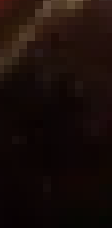
#> input picture beans/brown.png, 112 x 228 px
$ python distance_based_segmentation.py
#> lines starting #> are read from the running program, lines starting #| are printed output that depends on the picture
import sys

import cv2 as cv
import matplotlib.pyplot as plt
import numpy as np
from sklearn.cluster import KMeans

colors = [np.array([139, 69, 19], dtype=np.float32) / 255,  # brown
          np.array([0, 255, 0], dtype=np.float32) / 255,  # green
          np.array([255, 192, 203], dtype=np.float32) / 255,  # pink
          np.array([255, 165, 0], dtype=np.float32) / 255,  # orange
          np.array([128, 0, 128], dtype=np.float32) / 255,  # purple
          np.array([255, 0, 0], dtype=np.float32) / 255,  # red
          np.array([255, 255, 255], dtype=np.float32) / 255,  # white
          np.array([255, 255, 0], dtype=np.float32) / 255]  # yellow


def distance_based_segmentation(color_space, threshold_0: float, threshold_1: float, threshold_2: float):
#> called with color_space = 4, threshold_0 = 2.5, threshold_1 = 2.5, threshold_2 = 2.5
    image_path = "./beans"
    beans = [
        cv.cvtColor(cv.imread(image_path + "/brown.png"), color_space).astype(np.float32) / 255,
        cv.cvtColor(cv.imread(image_path + "/green.png"), color_space).astype(np.float32) / 255,
        cv.cvtColor(cv.imread(image_path + "/pink.png"), color_space).astype(np.float32) / 255,
        cv.cvtColor(cv.imread(image_path + "/orange.png"), color_space).astype(np.float32) / 255,
        cv.cvtColor(cv.imread(image_path + "/purple.png"), color_space).astype(np.float32) / 255,
        cv.cvtColor(cv.imread(image_path + "/red.png"), color_space).astype(np.float32) / 255,
        cv.cvtColor(cv.imread(image_path + "/white.png"), color_space).astype(np.float32) / 255,
        cv.cvtColor(cv.imread(image_path + "/yellow.png"), color_space).astype(np.float32) / 255
    ]
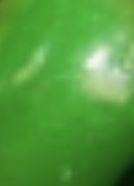
#> input picture beans/green.png, 134 x 186 px
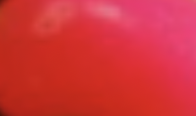
#> input picture beans/pink.png, 196 x 116 px
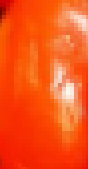
#> input picture beans/orange.png, 88 x 169 px
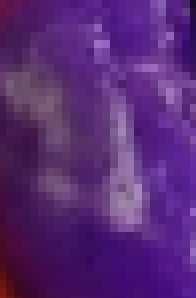
#> input picture beans/purple.png, 196 x 298 px
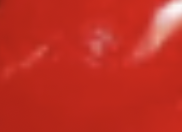
#> input picture beans/red.png, 182 x 132 px

    mean_stds = np.zeros((8, 3, 2), dtype=np.float32)

    for i, _ in enumerate(beans):
        mean_stds[i, 0, 0] = beans[i][:, :, 0].mean()  # mean_beans[index, channel, mean/std]
        mean_stds[i, 0, 1] = beans[i][:, :, 0].std()
        mean_stds[i, 1, 0] = beans[i][:, :, 1].mean()
        mean_stds[i, 1, 1] = beans[i][:, :, 1].std()
        mean_stds[i, 2, 0] = beans[i][:, :, 2].mean()
        mean_stds[i, 2, 1] = beans[i][:, :, 2].std()
    # print(mean_stds)

    img_bgr = cv.imread("./jbeans.png")
    img = cv.cvtColor(img_bgr, color_space).astype(dtype=np.float32) / 255

    row = img.shape[0]
    col = img.shape[1]

    arr = np.zeros(8, np.int64)
    count = 0

    for r in range(row):
        for c in range(col):
            flag = False
            for i, _ in enumerate(mean_stds):
                if abs(img[r, c, 0] - mean_stds[i, 0, 0]) < threshold_0 * mean_stds[i, 0, 1] and \
                        abs(img[r, c, 1] - mean_stds[i, 1, 0]) < threshold_1 * mean_stds[i, 1, 1] and \
                        abs(img[r, c, 2] - mean_stds[i, 2, 0]) < threshold_2 * mean_stds[i, 2, 1]:
                    img[r, c] = colors[i]
                    arr[i] += 1
                    flag = True
                    break
            if not flag:
                img[r, c] = 0
                count += 1

    # [4 lines of commented-out code are left out]
    fig, axes = plt.subplots(1, 2, figsize=(10, 5))
    axes[0].set_title("origin img")
    axes[0].imshow(cv.cvtColor(img_bgr, cv.COLOR_BGR2RGB))
    if color_space == cv.COLOR_BGR2RGB:
        axes[1].set_title("distance-based segmented in RGB")
    elif color_space == cv.COLOR_BGR2HSV:
        axes[1].set_title("distance-based segmented in HSV")
    else:
        axes[1].set_title("distance-based segmented in Lab")
    axes[1].imshow(img)
    plt.show()


def KMeans_based_segmentation(color_space):
    img_bgr = cv.imread("./jbeans.png")
    img_target_color_space = cv.cvtColor(img_bgr, color_space).astype(np.float32) / 255
    fig, axes = plt.subplots(1, 2, figsize=(10, 5))
    axes[0].set_title("origin img")
    axes[0].imshow(cv.cvtColor(img_bgr, cv.COLOR_BGR2RGB))
    kmeans = KMeans(n_clusters=8, n_init=10)
    kmeans.fit(img_target_color_space.reshape(-1, 3))

    labels = kmeans.labels_
    centers = kmeans.cluster_centers_
    seg_rgb_vals = centers[labels]

    seg_img_target_color_space = seg_rgb_vals.reshape(img_target_color_space.shape)
    if color_space == cv.COLOR_BGR2RGB:
        axes[1].set_title("kmeans-based segmented in RGB")
    elif color_space == cv.COLOR_BGR2HSV:
        axes[1].set_title("kmeans-based segmented in HSV")
    else:
        axes[1].set_title("kmeans-based segmented in Lab")
    axes[1].imshow(seg_img_target_color_space)
    plt.show()


if __name__ == "__main__":
    threshold_0 = threshold_1 = threshold_2 = 2.5 # for RGB_segmentation
#> (the run stopped early here; a loop or call above may not have finished)
